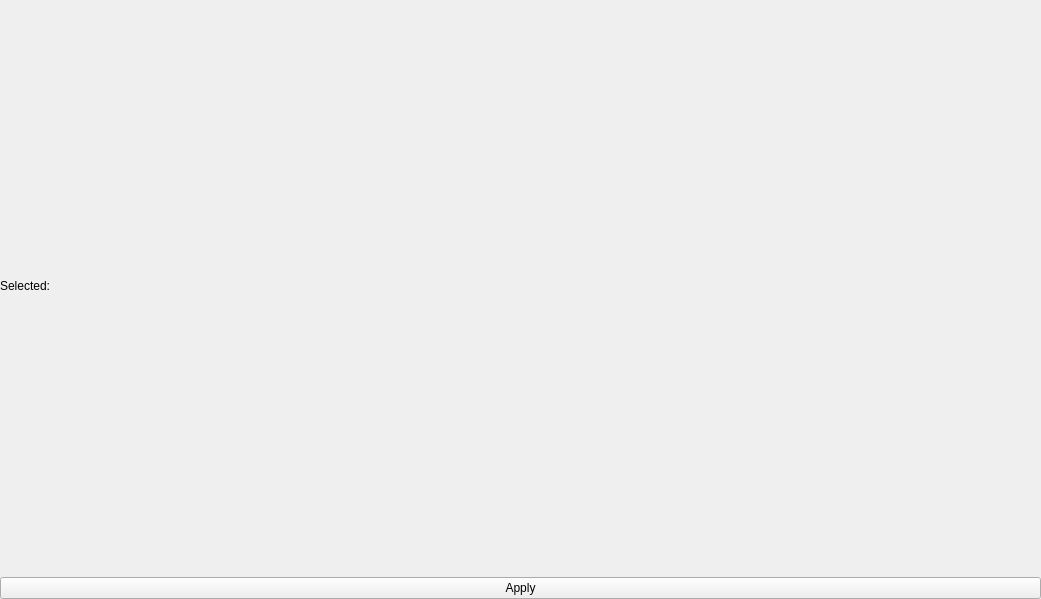
<?xml version="1.0" encoding="UTF-8"?>
<ui version="4.0">
 <class>HierarchySelector</class>
 <widget class="QWidget" name="HierarchySelector">
  <property name="geometry">
   <rect>
    <x>0</x>
    <y>0</y>
    <width>1041</width>
    <height>599</height>
   </rect>
  </property>
  <property name="windowTitle">
   <string>Form</string>
  </property>
  <layout class="QVBoxLayout" name="verticalLayout">
   <property name="margin">
    <number>0</number>
   </property>
   <item>
    <widget class="QWidget" name="hierarchyWidget" native="true"/>
   </item>
   <item>
    <widget class="QLabel" name="lblSelected">
     <property name="text">
      <string>Selected:</string>
     </property>
    </widget>
   </item>
   <item>
    <widget class="QWidget" name="listSelected" native="true"/>
   </item>
   <item>
    <widget class="QPushButton" name="btnSelect">
     <property name="text">
      <string>Apply</string>
     </property>
     <property name="icon">
      <iconset>
       <normaloff>icons/actions/add.svg</normaloff>icons/actions/add.svg</iconset>
     </property>
    </widget>
   </item>
  </layout>
 </widget>
 <resources/>
 <connections/>
</ui>
